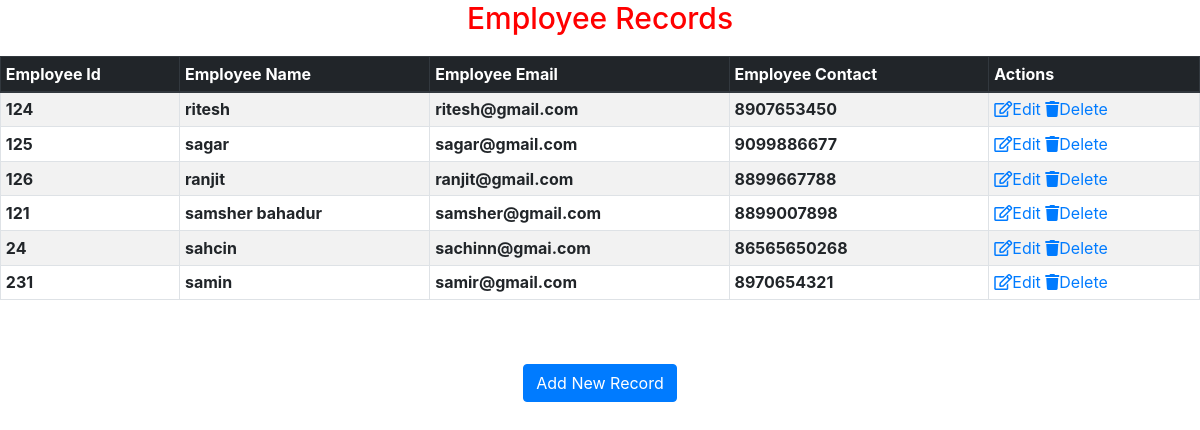
The page / on the database its author committed.
### crudapplication/models.py (models this page shows)
class Employee(models.Model):
    eid = models.CharField(max_length=20)
    ename = models.CharField(max_length=100)
    eemail = models.EmailField()
    econtact = models.CharField(max_length=15)
    class meta:
        db_table = "employee"

### crudapplication/views.py (the view)
# urls.py: path('', views.show, name ='show'),
def show(request):
    employees = Employee.objects.all()
    return render(request, "show.html", {'employees':employees})

### crudapplication/templates/show.html (shortened to what this page needs)
<!DOCTYPE html>
<html lang="en">
<head>
    <link rel="stylesheet" href="https://stackpath.bootstrapcdn.com/bootstrap/4.1.3/css/bootstrap.min.css">
<link rel="stylesheet" href="https://use.fontawesome.com/releases/v5.8.2/css/all.css">
</head>
<body>
<h3>Employee Records</h3>
<table align="center" border="1" class="table table-striped table-bordered table-sm">
    <thead class="thead-dark">
    <tr>
        <th>Employee Id</th>
        <th>Employee Name</th>
        <th>Employee Email</th>
        <th>Employee Contact</th>
        <th>Actions</th>
    </tr>
    </thead>
{% for employee in employees %}
    <tr>
        <th>{{employee.eid}}</th>
        <th>{{employee.ename}}</th>
        <th>{{employee.eemail}}</th>
        <th>{{employee.econtact}}</th>
        <td>
            <a href="/edit/{{employee.id}}"><i class="far fa-edit"></i>Edit</a>
            <a href="/delete/{{employee.id}}"><i class="fas fa-trash"></i>Delete</a>
        </td>
    </tr>
{% endfor %}
</table>
<br>
<br>
<center><a href="/emp" class="btn btn-primary">Add New Record</a> </center>
</body>
</html>

### crudapplication/templates/show.html (style rules this page uses)
.table { margin-top:20px; }
h3 { text-align:center; color:red; font-size:30px; }

### rows shown on the page
Employee: eid "124", ename "ritesh", eemail "ritesh@gmail.com", econtact "8907653450"
Employee: eid "125", ename "sagar", eemail "sagar@gmail.com", econtact "9099886677"
Employee: eid "126", ename "ranjit", eemail "ranjit@gmail.com", econtact "8899667788"
Employee: eid "121", ename "samsher bahadur", eemail "samsher@gmail.com", econtact "8899007898"
Employee: eid "24", ename "sahcin", eemail "sachinn@gmai.com", econtact "86565650268"
Employee: eid "231", ename "samin", eemail "samir@gmail.com", econtact "8970654321"
